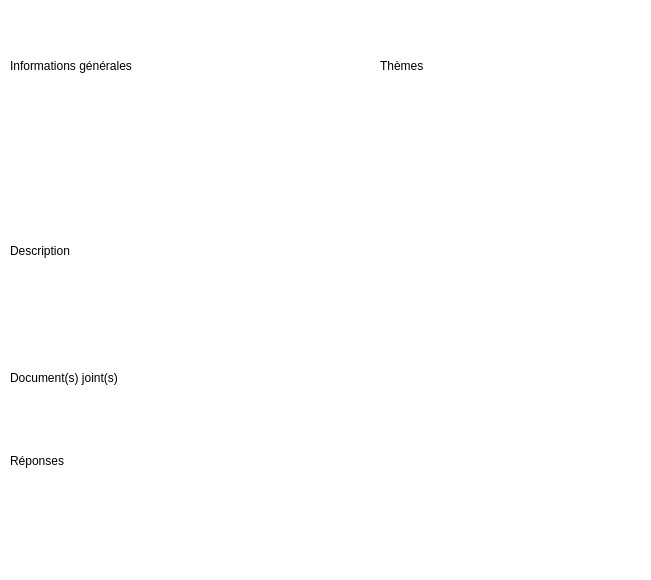
<?xml version="1.0" encoding="UTF-8"?>
<ui version="4.0">
 <class>SeeReportView</class>
 <widget class="QDialog" name="SeeReportView">
  <property name="geometry">
   <rect>
    <x>0</x>
    <y>0</y>
    <width>651</width>
    <height>580</height>
   </rect>
  </property>
  <property name="font">
   <font>
    <pointsize>1</pointsize>
   </font>
  </property>
  <property name="windowTitle">
   <string>Voir un signalement</string>
  </property>
  <property name="styleSheet">
   <string notr="true">background-color: rgb(255, 255, 255);</string>
  </property>
  <widget class="QLabel" name="lbl_generalInformation">
   <property name="geometry">
    <rect>
     <x>10</x>
     <y>50</y>
     <width>191</width>
     <height>31</height>
    </rect>
   </property>
   <property name="font">
    <font>
     <pointsize>9</pointsize>
     <weight>700</weight>
     <bold>true</bold>
    </font>
   </property>
   <property name="text">
    <string>Informations générales</string>
   </property>
  </widget>
  <widget class="QLabel" name="lbl_contentNumberReport">
   <property name="geometry">
    <rect>
     <x>110</x>
     <y>10</y>
     <width>331</width>
     <height>41</height>
    </rect>
   </property>
   <property name="font">
    <font>
     <pointsize>10</pointsize>
     <weight>700</weight>
     <bold>true</bold>
    </font>
   </property>
   <property name="text">
    <string/>
   </property>
  </widget>
  <widget class="QLabel" name="lbl_themes">
   <property name="geometry">
    <rect>
     <x>380</x>
     <y>50</y>
     <width>61</width>
     <height>31</height>
    </rect>
   </property>
   <property name="font">
    <font>
     <pointsize>9</pointsize>
     <weight>700</weight>
     <bold>true</bold>
    </font>
   </property>
   <property name="text">
    <string>Thèmes</string>
   </property>
  </widget>
  <widget class="QLabel" name="lbl_description">
   <property name="geometry">
    <rect>
     <x>10</x>
     <y>240</y>
     <width>101</width>
     <height>21</height>
    </rect>
   </property>
   <property name="font">
    <font>
     <pointsize>9</pointsize>
     <weight>700</weight>
     <bold>true</bold>
    </font>
   </property>
   <property name="text">
    <string>Description</string>
   </property>
  </widget>
  <widget class="QLabel" name="lbl_documents">
   <property name="geometry">
    <rect>
     <x>10</x>
     <y>370</y>
     <width>161</width>
     <height>16</height>
    </rect>
   </property>
   <property name="font">
    <font>
     <pointsize>9</pointsize>
     <weight>700</weight>
     <bold>true</bold>
    </font>
   </property>
   <property name="text">
    <string>Document(s) joint(s)</string>
   </property>
  </widget>
  <widget class="QLabel" name="lbl_responses">
   <property name="geometry">
    <rect>
     <x>10</x>
     <y>450</y>
     <width>81</width>
     <height>21</height>
    </rect>
   </property>
   <property name="font">
    <font>
     <pointsize>9</pointsize>
     <weight>700</weight>
     <bold>true</bold>
    </font>
   </property>
   <property name="text">
    <string>Réponses</string>
   </property>
  </widget>
  <widget class="QLabel" name="lbl_displayGeneralInformation">
   <property name="geometry">
    <rect>
     <x>10</x>
     <y>90</y>
     <width>351</width>
     <height>141</height>
    </rect>
   </property>
   <property name="font">
    <font>
     <pointsize>8</pointsize>
    </font>
   </property>
   <property name="text">
    <string/>
   </property>
   <property name="alignment">
    <set>Qt::AlignLeading|Qt::AlignLeft|Qt::AlignTop</set>
   </property>
   <property name="wordWrap">
    <bool>true</bool>
   </property>
  </widget>
  <widget class="QLabel" name="lbl_displayDocuments">
   <property name="geometry">
    <rect>
     <x>10</x>
     <y>390</y>
     <width>631</width>
     <height>51</height>
    </rect>
   </property>
   <property name="font">
    <font>
     <pointsize>8</pointsize>
    </font>
   </property>
   <property name="text">
    <string/>
   </property>
   <property name="textFormat">
    <enum>Qt::RichText</enum>
   </property>
   <property name="alignment">
    <set>Qt::AlignLeading|Qt::AlignLeft|Qt::AlignTop</set>
   </property>
   <property name="wordWrap">
    <bool>false</bool>
   </property>
   <property name="openExternalLinks">
    <bool>true</bool>
   </property>
   <property name="textInteractionFlags">
    <set>Qt::TextBrowserInteraction</set>
   </property>
  </widget>
  <widget class="QLabel" name="lbl_displayDescription">
   <property name="geometry">
    <rect>
     <x>10</x>
     <y>270</y>
     <width>631</width>
     <height>91</height>
    </rect>
   </property>
   <property name="font">
    <font>
     <pointsize>8</pointsize>
    </font>
   </property>
   <property name="text">
    <string/>
   </property>
   <property name="alignment">
    <set>Qt::AlignLeading|Qt::AlignLeft|Qt::AlignTop</set>
   </property>
   <property name="wordWrap">
    <bool>true</bool>
   </property>
  </widget>
  <widget class="QPlainTextEdit" name="pte_displayThemes">
   <property name="geometry">
    <rect>
     <x>370</x>
     <y>80</y>
     <width>271</width>
     <height>161</height>
    </rect>
   </property>
   <property name="font">
    <font>
     <pointsize>8</pointsize>
    </font>
   </property>
   <property name="frameShape">
    <enum>QFrame::NoFrame</enum>
   </property>
   <property name="lineWrapMode">
    <enum>QPlainTextEdit::NoWrap</enum>
   </property>
   <property name="textInteractionFlags">
    <set>Qt::NoTextInteraction</set>
   </property>
  </widget>
  <widget class="QPlainTextEdit" name="pte_displayResponses">
   <property name="geometry">
    <rect>
     <x>10</x>
     <y>480</y>
     <width>631</width>
     <height>91</height>
    </rect>
   </property>
   <property name="font">
    <font>
     <pointsize>8</pointsize>
    </font>
   </property>
   <property name="frameShape">
    <enum>QFrame::NoFrame</enum>
   </property>
   <property name="lineWrapMode">
    <enum>QPlainTextEdit::NoWrap</enum>
   </property>
   <property name="textInteractionFlags">
    <set>Qt::NoTextInteraction</set>
   </property>
  </widget>
 </widget>
 <resources/>
 <connections/>
</ui>
